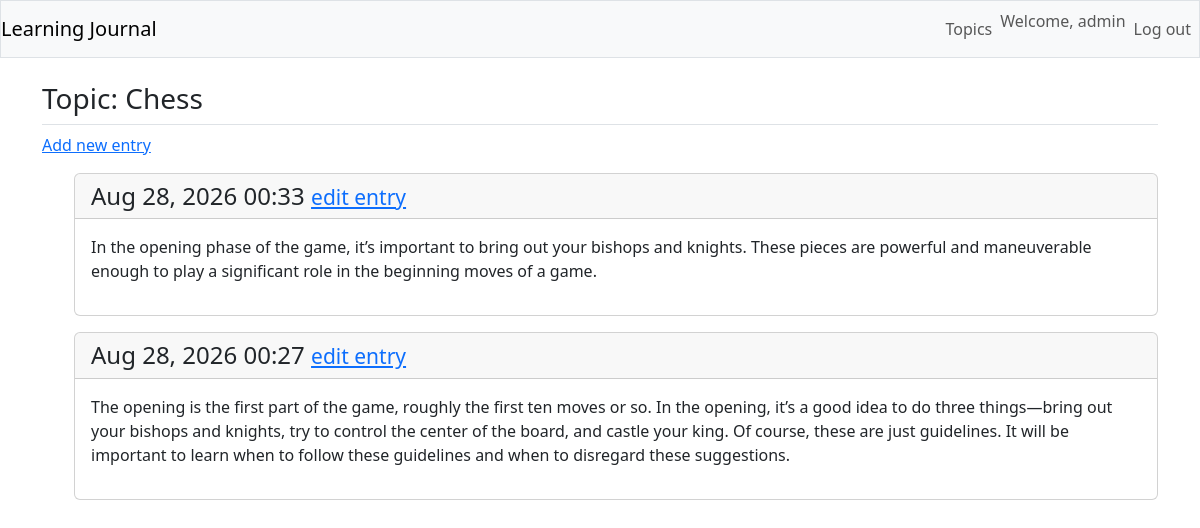
The page /topics/1/ (signed in) on the database its author committed.
### mypett/models.py (models this page shows, shortened)
class Topic(models.Model):
    text = models.CharField(max_length=200)
    date_added = models.DateTimeField(auto_now_add=True)
    owner = models.ForeignKey(User, on_delete=models.CASCADE)

class Entry(models.Model):
    topic = models.ForeignKey(Topic, on_delete=models.CASCADE)
    text = models.TextField()
    date_added = models.DateTimeField(auto_now_add=True)
    class Meta:
        verbose_name_plural = "entries"

### mypett/views.py (the view)
# urls.py: path("topics/<int:topic_id>/", views.topic, name="topic"),
@login_required
def topic(request, topic_id):
    topic = Topic.objects.get(id=topic_id)
    if topic.owner != request.user:
        raise Http404
    entries = topic.entry_set.order_by("-date_added")
    context = {"topic": topic, "entries": entries}
    return render(request, "mypett/topic.html", context)

### mypett/templates/mypett/topic.html
{% extends "mypett/base.html" %}
{% block page_header %}
<h3>Topic: {{ topic.text }}</h3>
{% endblock page_header %}
{% block content %}
<p>
  <a href="{% url 'mypett:new_entry' topic.id %}">Add new entry</a>
</p>
<ul>
  {% for entry in entries %}
  <div class="card mb-3">
   <h4 class="card-header">
    {{entry.date_added| date:'M d, Y H:i'}}
    <small>
      <a href="{% url 'mypett:edit_entry' entry.id %}">edit entry</a>
    </small>
   </h4>
   <div class="card-body">
     {{ entry.text|linebreaks }}
   </div>
  </div>
   {% empty %}
  <p>There are no entries for this topic yet.</p>
  {% endfor %}
{% endblock content %}

### mypett/templates/mypett/base.html (shortened to what this page needs)
{% load django_bootstrap5 %}
<!DOCTYPE html>
<html lang="en">
  <head>
    {% bootstrap_css %} {% bootstrap_javascript %}
  </head>
  <body>
    <nav class="navbar navbar-expand-md navbar-light bg-light mb-4 border">
      <a class="navbar-brand" href="{% url 'mypett:index' %}">
        Learning Journal
      </a>
      <div class="collapse navbar-collapse" id="navbarCollapse">
        <ul class="navbar-nav ms-auto">
          <li class="nav-item">
            <a class="nav-link" href="{% url 'mypett:topics' %}">Topics</a>
          </li>
        </ul>
        <ul class="navbar-nav ml-auto">
          {% if user.is_authenticated %}
          <li class="nav-item">
            <span class="navbar-text">Welcome, {{user.username}} </span>
          </li>
          <li class="nav-item">
            <form action="{% url 'users:logout' %}" method="post">
              <button class="nav-link btn btn-link" type="submit">
                Log out
              </button>
            </form>
          </li>
          {% endif %}
        </ul>
      </div>
    </nav>
    <main role="main" class="container">
      <div class="pd-2 mb-2 border-bottom">
        {% block page_header %}{% endblock page_header %}
      </div>
      <div>{% block content%} {% endblock content %}</div>
    </main>
  </body>
</html>

### rows shown on the page
Topic: text "Chess"
Entry: date_added "Aug 28, 2026 00:33", text "In the opening phase of the game, it’s important to bring out your bishops and knights. These pieces are powerful and maneuverable enough to play a signiﬁcant role in the beginning moves of a game."
Entry: date_added "Aug 28, 2026 00:27", text "The opening is the ﬁrst part of the game, roughly the ﬁrst ten moves or so. In the opening, it’s a good idea to do three things—bring out your bishops and knights, try to control the center of the board, and castle your king. Of course, these are just guidelines. It will be important to learn when to follow these guidelines and when to disregard these suggestions."

### other values the page prints
{{ user.username }} "admin"
